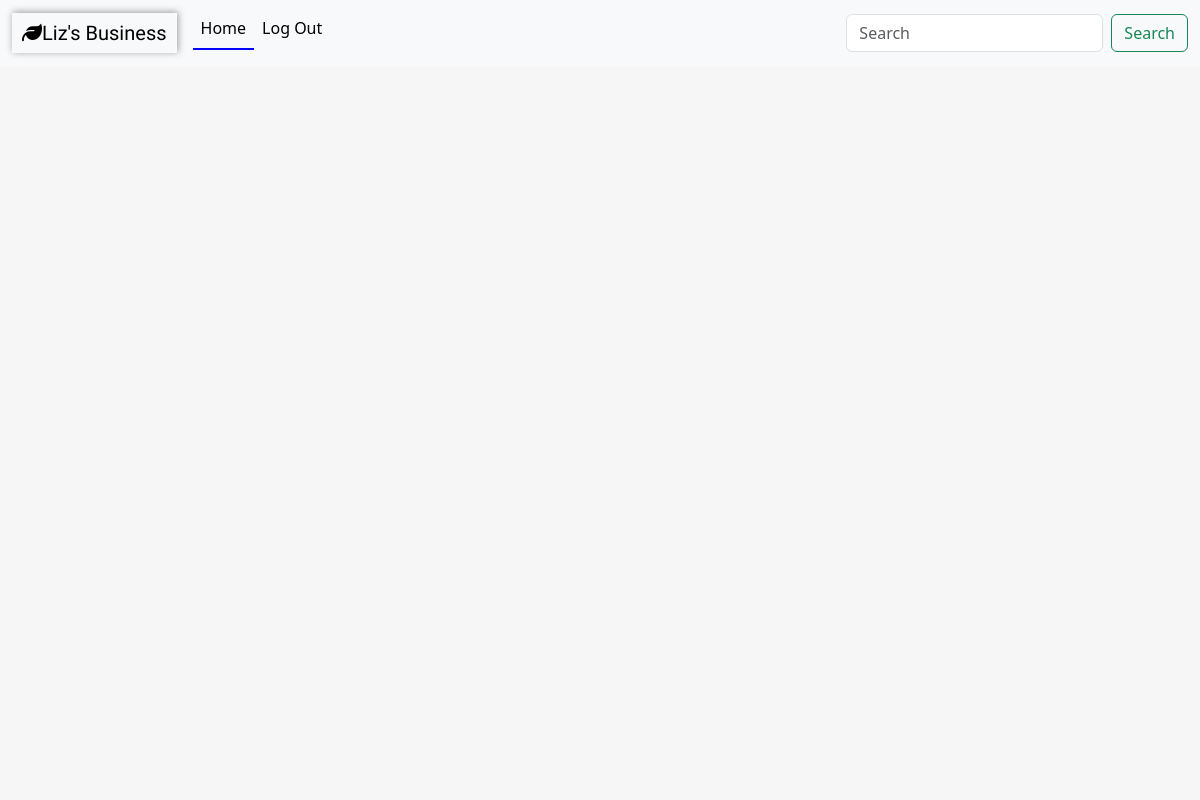
Page /home/ (signed in) on the earlier database version.
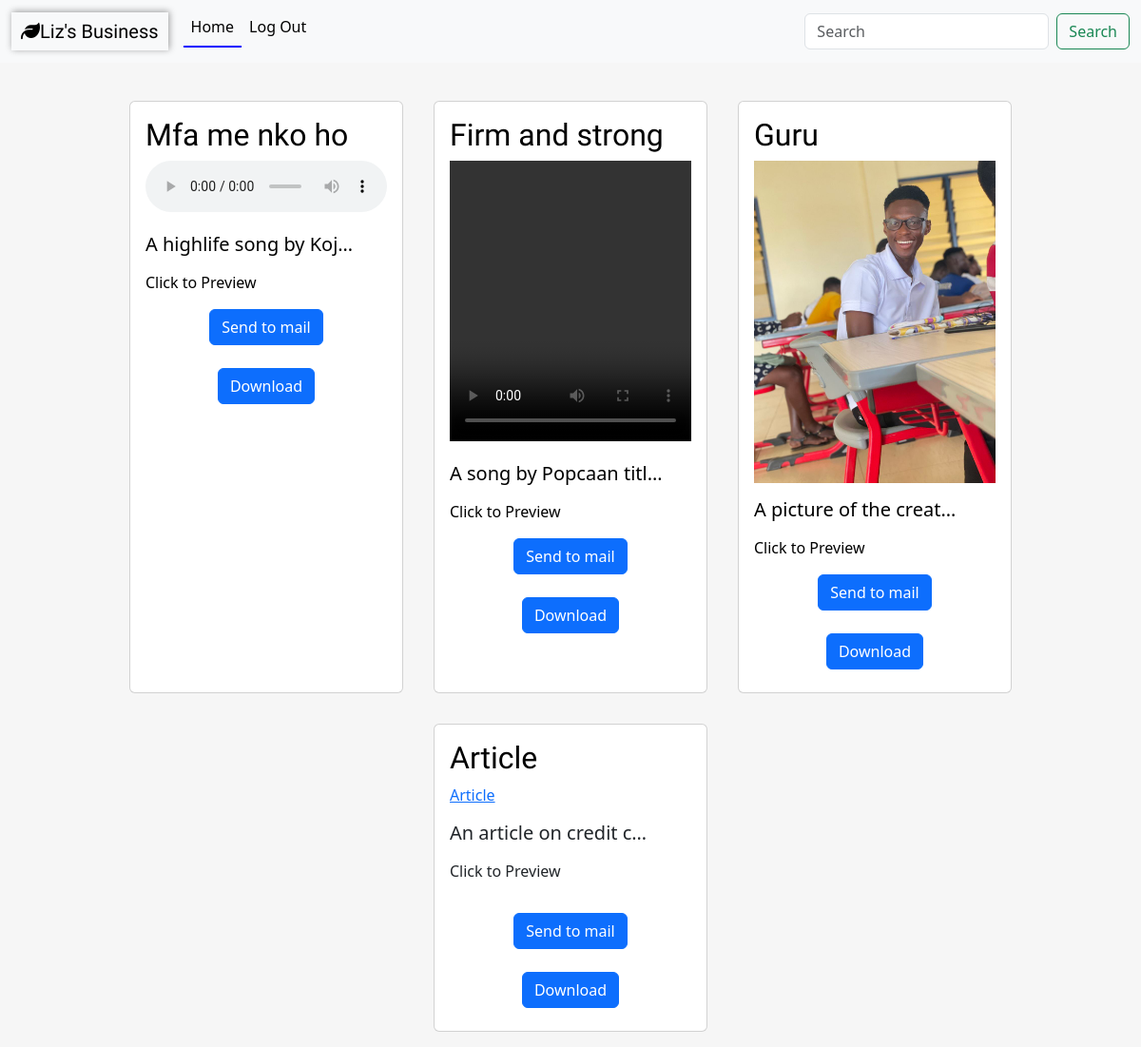
Same page on the later database version.
### core/models.py (models this page shows, shortened)
class File(models.Model):
    filename = models.CharField(max_length=100)
    pdf = models.FileField(upload_to='media/files/', blank=True)
    audio = models.FileField(upload_to='media/files/', blank=True)
    video = models.FileField(upload_to='media/files/', blank=True)
    image = models.FileField(upload_to='media/files/', blank=True)
    description = models.TextField()
    num_downloads = models.PositiveBigIntegerField(default=0)
    num_shares = models.PositiveBigIntegerField(default=0)

### core/views.py (the view)
# urls.py: path('home/', Home.as_view(), name='home'),
class Home(LoginRequiredMixin, ListView):
    template_name = 'core/feed_page.html'
    model = File
    context_object_name = 'files'
    def get_queryset(self, **kwargs):
        query = self.request.GET.get('q')
        if query:
            feed = self.model.objects.filter(
                Q(filename__icontains=query) |
                Q(description__icontains=query)
            )
        else:
            return self.model.objects.all()
        return feed

### core/templates/core/feed_page.html (shortened to what this page needs)
{% extends 'core/base.html'%}
{% block content%}
<h1 class="text-center p-2 d-block"></h1>
<div class="div container d-flex flex-row flex-wrap justify-content-center">
    {% for file in files %}
    <a href="{% url 'feed_detail' file.id %}" class="menu">
        <div class="card m-3" style="width: 18rem;">
            <div class="card-body">
                <h2 class="card-title">{{ file.filename}}</h2>
                {% if file.pdf%}
                <a href="{{ file.pdf.url }}" target="_blank"  class="w-200 h-240 display-block" >{{ file.filename }}</a>
                {% endif %}
                {% if file.audio %}
                <audio controls class="w-100 h-70">
                    <source src="  {{ file.audio.url }} " alt="{{ file.filename}}" type="audio/wav">
                </audio>
                {% endif %}
                {% if file.video %}
                <video controls class="w-100 h-50">
                    <source src="  {{ file.video.url }} " alt="{{ file.filename}}" type="audio/wav">
                </video>
                {% endif %}
                {% if file.image %}
                <img src="{{ file.image.url }}" alt="{{ file.filename }}" class="w-100 h-80">
                {% endif %}
                <p><h5 class="card-title">{{ file.description|truncatechars:23}}</h5></p>
                <p class="card-text">Click to Preview </p>
                <div class="div container justify-content-center text-center p-2">
                    <a href="{% url 'send_page' file.id%}"  class="btn btn-primary mt-2">Send to mail</a>
                </div>
                <div class="div container justify-content-center text-center p-2">
                    <a href="{% url 'download_file' file.id%}"  download="{{file.title}}" class="btn btn-primary mt-2">Download</a>
                </div>
            </div>
        </div>
    </a>
    {% endfor %}
</div>
{%endblock%}

### core/templates/core/base.html (shortened to what this page needs)
{% load static%}
<!DOCTYPE html>
<html lang="en">
<head>
    <link rel="stylesheet" href="{% static 'core/base.css' %}">
    <link rel="stylesheet" href="https://cdnjs.cloudflare.com/ajax/libs/font-awesome/6.4.0/css/all.min.css"/>
    {% block extra_css %}
    <link rel="stylesheet" href="https://cdnjs.cloudflare.com/ajax/libs/bootstrap/5.3.0-alpha3/css/bootstrap.min.css" />
    {% endblock %}
</head>
<body>
     {% with request.resolver_match.url_name as url_name %}
      <nav class="navbar navbar-expand-lg align-item-flex bg-body-tertiary d-flex">
        <div class="container-fluid">
          <a class="navbar-brand" href="{%url 'home'%}"><i class="fa-solid fa-leaf"></i>Liz's Business</a>
          <div class="collapse navbar-collapse " id="navbarNav" >
            <ul class="navbar-nav me-auto mb-2">
              {% if request.user.is_authenticated %}
              <li class="nav-item">
                <a class="nav-link {% if url_name == 'home' %}active{% endif %}" aria-current="page" href="{%url 'home'%}">Home</a>
              </li>
              <li class="nav-item">
                <a class="nav-link {% if url_name == 'logout' %}active{% endif %}" href="{% url 'logout'%}">Log Out</a>
              </li>
              {% endif %}
            </ul>
            <form class="d-flex" role="search" method="GET" >
              <input class="form-control me-2" name="q" type="search" placeholder="Search" aria-label="Search" >
              <button class="btn btn-outline-success" type="submit">Search</button>
            </form>
          </div>
        </div>
      </nav>
     {% endwith %}
     <main>
        {%block content%}
        {%endblock%}
    </main>
</body>
</html>

### core/static/core/base.css (style rules this page uses)
:root { --font1: 'Roboto Condensed', sans-serif; --font2: 'Nunito Sans', sans-serif; --font3: 'Oswald', sans-serif; --small-box-shadow: 1px -1px 7px 0 #00000061; --border: 1px solid #00000030; }
html, body { height: 100%; }
body { display: flex; flex-direction: column; font-family: var(--font2); }
h1 { font-family: var(--font3); }
h2 { font-family: var(--font3); }
.navbar-brand { font-family: var(--font1); box-shadow: var(--small-box-shadow); padding: 10px; }
a.nav-link { color: black; }
main { flex: 1 0 auto; background-color: #f6f6f6; }
.form-control { max-width: 500px; margin: auto; }
a.nav-link.active { border-bottom: 2px solid blue; font-weight: 500; }
.card { height: 90%; margin-top: 1rem; }
.menu { text-decoration: none; color: black; }

Differences in the rows shown:
added File: filename "Mfa me nko ho", description "A highlife song by Koj…"
added File: filename "Firm and strong", description "A song by Popcaan titl…"
added File: filename "Guru", image (picture), description "A picture of the creat…"
added File: filename "Article", description "An article on credit c…"
